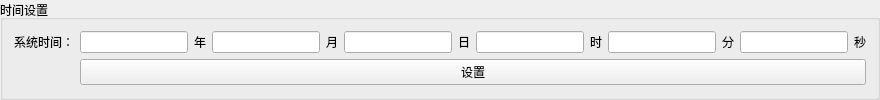
               <widget class="QGroupBox" name="groupBox_26">
                <property name="title">
                 <string>时间设置</string>
                </property>
                <layout class="QFormLayout" name="formLayout_12">
                 <property name="labelAlignment">
                  <set>Qt::AlignRight|Qt::AlignTrailing|Qt::AlignVCenter</set>
                 </property>
                 <item row="0" column="0">
                  <widget class="QLabel" name="lab_TimSystemTime">
                   <property name="text">
                    <string>系统时间：</string>
                   </property>
                  </widget>
                 </item>
                 <item row="0" column="1">
                  <layout class="QHBoxLayout" name="horizontalLayout_42">
                   <item>
                    <widget class="QLineEdit" name="lineEdit_TimYear"/>
                   </item>
                   <item>
                    <widget class="QLabel" name="lab_TimYear">
                     <property name="text">
                      <string>年</string>
                     </property>
                    </widget>
                   </item>
                   <item>
                    <widget class="QLineEdit" name="lineEdit_TimMonth"/>
                   </item>
                   <item>
                    <widget class="QLabel" name="lab_TimMont">
                     <property name="text">
                      <string>月</string>
                     </property>
                    </widget>
                   </item>
                   <item>
                    <widget class="QLineEdit" name="lineEdit_TimDay"/>
                   </item>
                   <item>
                    <widget class="QLabel" name="lab_TimDay">
                     <property name="text">
                      <string>日</string>
                     </property>
                    </widget>
                   </item>
                   <item>
                    <widget class="QLineEdit" name="lineEdit_TimTime"/>
                   </item>
                   <item>
                    <widget class="QLabel" name="lab_TimTime">
                     <property name="text">
                      <string>时</string>
                     </property>
                    </widget>
                   </item>
                   <item>
                    <widget class="QLineEdit" name="lineEdit_TimMin"/>
                   </item>
                   <item>
                    <widget class="QLabel" name="lab_TimMin">
                     <property name="text">
                      <string>分</string>
                     </property>
                    </widget>
                   </item>
                   <item>
                    <widget class="QLineEdit" name="lineEdit_TimSec"/>
                   </item>
                   <item>
                    <widget class="QLabel" name="lab_TimSec">
                     <property name="text">
                      <string>秒</string>
                     </property>
                    </widget>
                   </item>
                  </layout>
                 </item>
                 <item row="1" column="1">
                  <widget class="QPushButton" name="pus_TimSet">
                   <property name="text">
                    <string>设置</string>
                   </property>
                  </widget>
                 </item>
                </layout>
               </widget>
